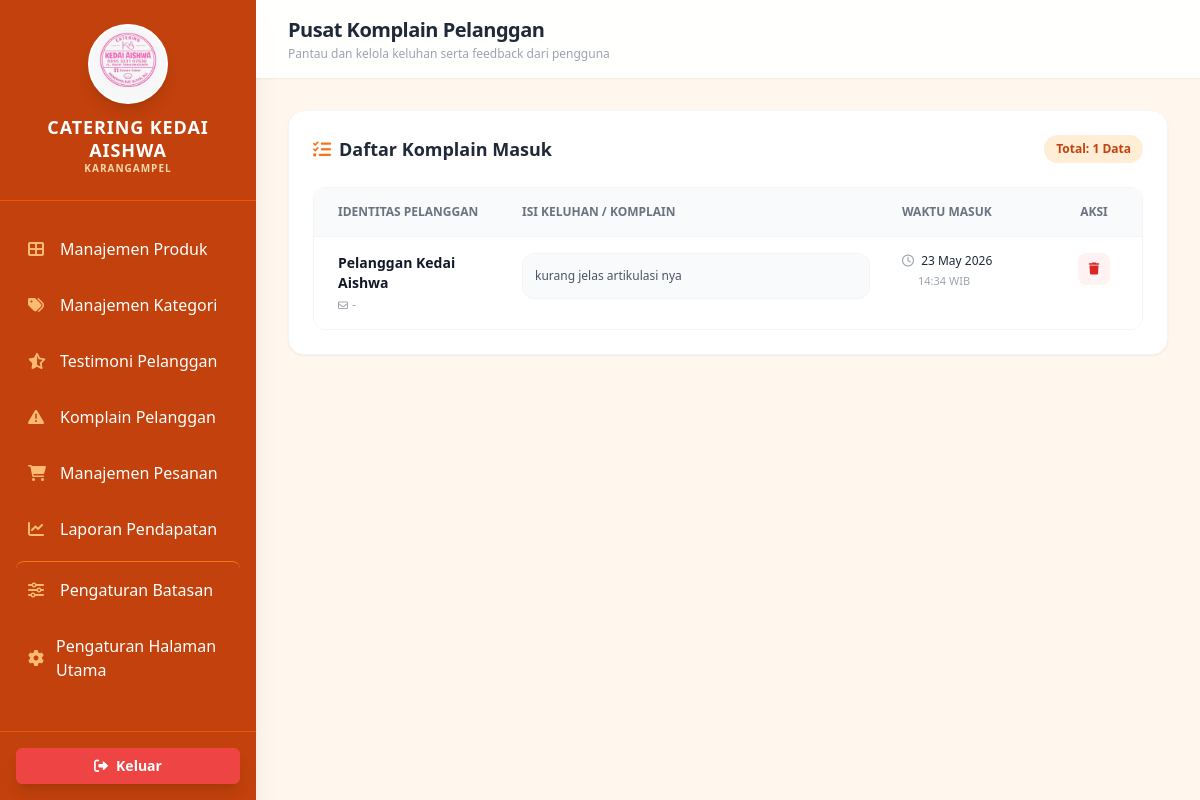
The app's page /pelanggan/dashboard_admin/admin_komplain.php (signed in), older data.
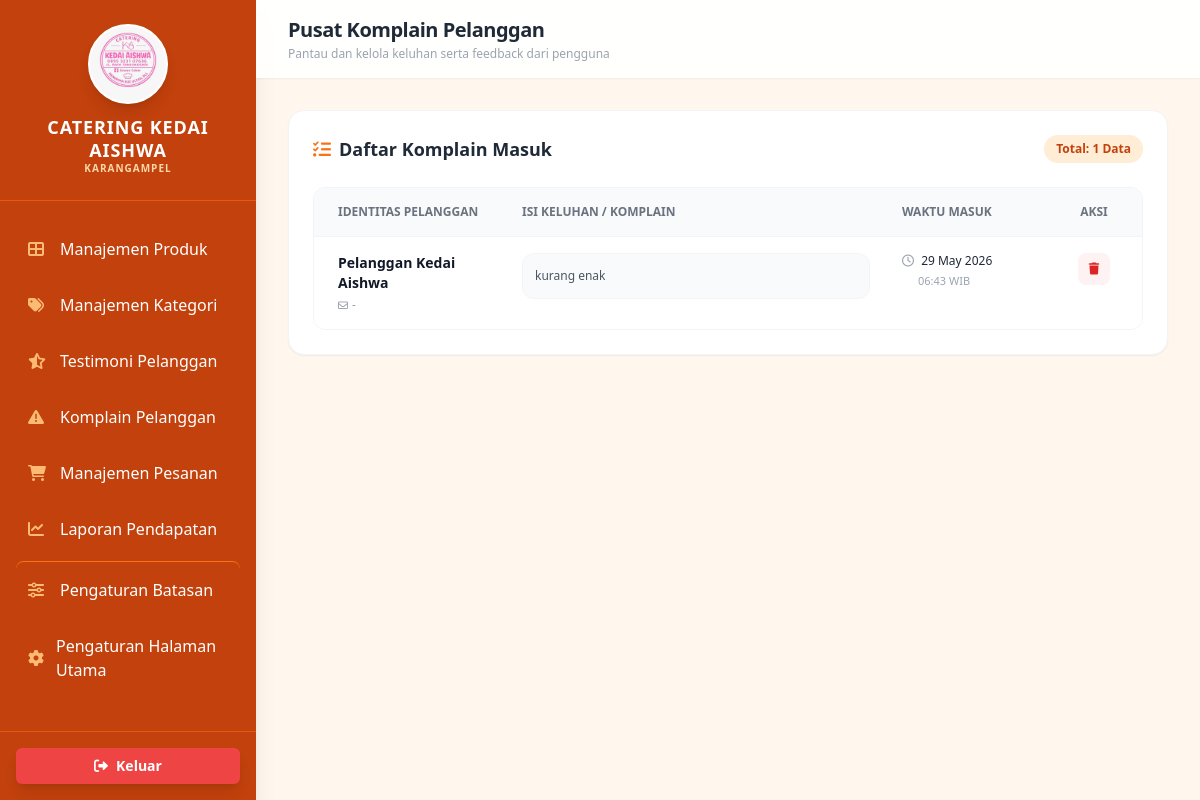
The same page, newer data.
### tables this page shows
CREATE TABLE `komplain` (
  `id` int(11) NOT NULL,
  `pesanan_id` varchar(50) NOT NULL,
  `nama_user` varchar(100) NOT NULL,
  `user_email` varchar(100) NOT NULL,
  `deskripsi` text NOT NULL,
  `foto_bukti` varchar(255) NOT NULL,
  `waktu_masuk` timestamp NOT NULL DEFAULT current_timestamp()
);

### pelanggan/dashboard_admin/admin_komplain.php (the view, shortened to what the changed rows need)
<?php
include('../koneksi.php');
$query = "SELECT * FROM komplain ORDER BY waktu_masuk DESC";
$result = mysqli_query($conn, $query);
?>
<!DOCTYPE html>
<html lang="id">
<head>
    <script src="https://cdn.tailwindcss.com"></script>
    <link rel="stylesheet" href="https://cdnjs.cloudflare.com/ajax/libs/font-awesome/6.0.0/css/all.min.css">
</head>
<body class="font-sans text-gray-800 flex h-screen overflow-hidden bg-gray-100">
    <?php include('sidebar.php'); ?>
    <main class="flex-1 overflow-y-auto bg-orange-50 flex flex-col">
        <header class="bg-white/90 backdrop-blur-sm shadow-sm p-4 px-8 flex justify-between items-center">
            <div>
                <h1 class="text-xl font-bold text-gray-800 tracking-tight">Pusat Komplain Pelanggan</h1>
            </div>
        </header>
        <div class="p-8 flex-1">
            <div class="max-w-6xl mx-auto">
                <div class="bg-white rounded-2xl shadow-sm border border-gray-100 p-6">
                    <div class="flex items-center justify-between mb-6">
                        <h2 class="text-lg font-bold text-gray-800 flex items-center gap-2">
                            <i class="fa-solid fa-list-check text-orange-500"></i> Daftar Komplain Masuk
                        </h2>
                    </div>
                    <?php if (mysqli_num_rows($result) == 0): ?>
                        <div class="text-center py-12 bg-gray-50 rounded-xl border border-dashed border-gray-200">
                            <i class="fa-regular fa-folder-open text-4xl text-gray-300 mb-3"></i>
                            <p class="text-gray-500 text-sm font-medium">Belum ada data komplain yang masuk dari pelanggan.</p>
                        </div>
                    <?php else: ?>
                        <div class="overflow-hidden border border-gray-100 rounded-xl">
                            <table class="w-full text-left border-collapse">
                                <thead>
                                    <tr class="bg-gray-50 text-gray-500 text-xs font-bold uppercase border-b border-gray-100">
                                        <th class="p-4 pl-6 w-48">Identitas Pelanggan</th>
                                        <th class="p-4">Isi Keluhan / Komplain</th>
                                        <th class="p-4 w-40">Waktu Masuk</th>
                                        <th class="p-4 text-center w-24">Aksi</th>
                                    </tr>
                                </thead>
                                <tbody class="divide-y divide-gray-50 text-sm bg-white">
                                    <?php while ($row = mysqli_fetch_assoc($result)): ?>
                                        <?php
                                            $display_nama = isset($row['nama']) ? $row['nama'] : (isset($row['nama_lengkap']) ? $row['nama_lengkap'] : 'Pelanggan Kedai Aishwa');
                                            $display_email = isset($row['email']) ? $row['email'] : '-';
                                            $display_deskripsi = isset($row['deskripsi']) ? $row['deskripsi'] : (isset($row['isi_komplain']) ? $row['isi_komplain'] : '');
                                        ?>
                                        <tr class="hover:bg-gray-50/80 transition duration-150">
                                            <td class="p-4 pl-6 align-top">
                                                <div class="font-bold text-gray-900"><?php echo htmlspecialchars($display_nama); ?></div>
                                                <div class="text-xs text-gray-400 mt-1 flex items-center gap-1">
                                                    <i class="fa-regular fa-envelope text-[10px]"></i>
                                                    <?php echo htmlspecialchars($display_email); ?>
                                                </div>
                                            </td>
                                            <td class="p-4 align-top">
                                                <p class="text-gray-600 bg-gray-50 p-3 rounded-xl border border-gray-100 leading-relaxed text-xs">
                                                    <?php echo htmlspecialchars($display_deskripsi); ?>
                                                </p>
                                            </td>
                                            <td class="p-4 align-top text-gray-500 font-medium">
                                                <div class="text-gray-800 text-xs">
                                                    <i class="fa-regular fa-clock me-1 text-gray-400"></i>
                                                    <?php echo date('d M Y', strtotime($row['waktu_masuk'])); ?>
                                                </div>
                                                <div class="text-[11px] text-gray-400 mt-0.5 ps-4">
                                                    <?php echo date('H:i', strtotime($row['waktu_masuk'])); ?> WIB
                                                </div>
                                            </td>
                                            <td class="p-4 align-top text-center">
                                                <a href="admin_komplain.php?action=delete&id=<?php echo $row['id']; ?>"
                                                   onclick="return confirm('Hapus data komplain ini?');"
                                                   class="inline-flex items-center justify-center w-8 h-8 rounded-lg bg-red-50 text-red-600 hover:bg-red-100 hover:text-red-700 transition duration-150"
                                                   title="Hapus Komplain">
                                                    <i class="fas fa-trash text-xs"></i>
                                                </a>
                                            </td>
                                        </tr>
                                    <?php endwhile; ?>
                                </tbody>
                            </table>
                        </div>
                    <?php endif; ?>
                </div>
            </div>
        </div>
    </main>
</body>
</html>

Row changes from the older to the newer data that the page shows:
removed komplain: display_nama "Pelanggan Kedai Aishwa", display_email "-", deskripsi "kurang jelas artikulasi nya", waktu_masuk "23 May 2026", waktu_masuk "14:34"
added komplain: display_nama "Pelanggan Kedai Aishwa", display_email "-", deskripsi "kurang enak", waktu_masuk "29 May 2026", waktu_masuk "06:43"
